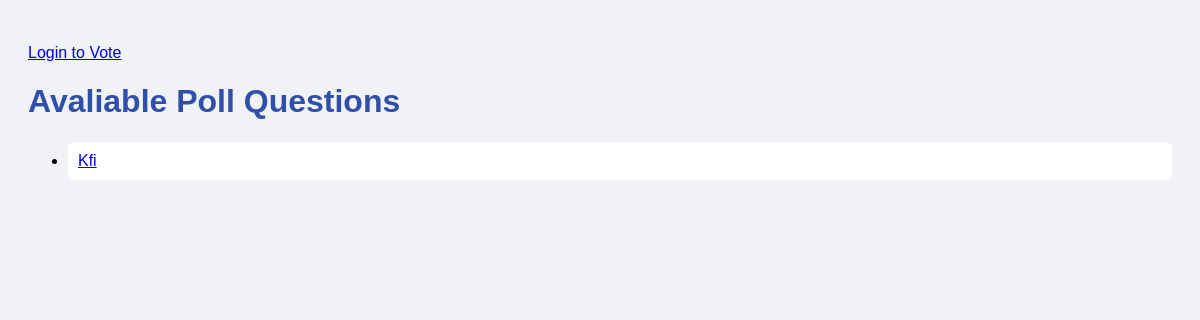
The page /polls/ on the database as committed earlier.
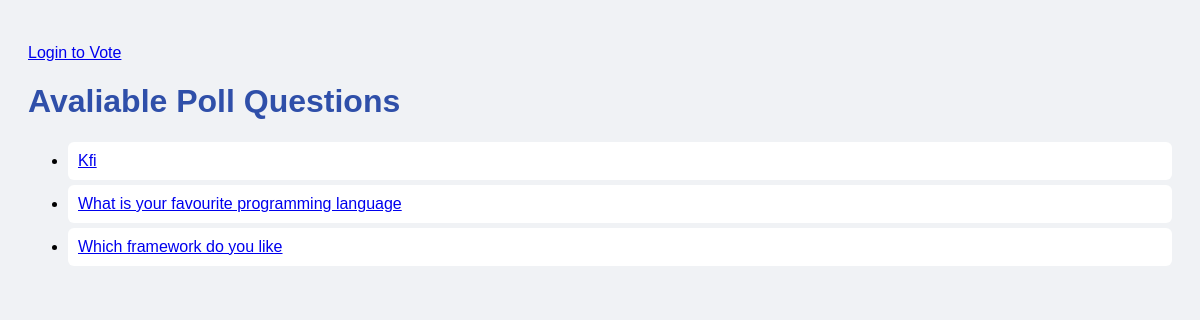
The same page on the database as committed later.
### polls/models.py (models this page shows, shortened)
class Question(models.Model):
    question_text = models.CharField(max_length=200)
    pub_date = models.DateTimeField('date published')

### polls/views.py (the view)
# urls.py: path('', views.index, name='index'),
def index(request):
    latest_questions = Question.objects.all()
    return render(request, 'polls/index.html', {'questions': latest_questions})

### polls/templates/polls/index.html (shortened to what this page needs)
{% load static %}
<!DOCTYPE html>
<html>
    <head>
        <link rel="stylesheet" href="{% static 'polls/style.css' %}">
    </head>
    <body>
        {% if user.is_authenticated %}
    <p>Welcome, {{ user.username }} | <a href="/accounts/logout/">Logout</a></p>
    {% else %}
        <p><a href="/accounts/login/">Login to Vote</a></p>
    {% endif %}
        <h1>Avaliable Poll Questions</h1>
        {% if questions %}
         <ul>
            {% for question in questions %}
            <li>
               <a href="{% url 'detail' question.id %}">{{ question.question_text }}</a>
            </li>
            {% endfor %}
        </ul>
        {% else %}
        <p>No questions available.</p>
        {% endif %}
    </body>
</html>

### polls/static/polls/style.css (style rules this page uses)
body { background-color: #f0f2f5; font-family: Ariel, sans-serif; padding: 20px; }
h1 { color: #2F4FA9; }
li { background: white; padding: 10px; margin: 5px 0; border-radius: 6px; }

Rows that differ between the two databases and show on the page:
added Question: question_text "What is your favourite programming language"
added Question: question_text "Which framework do you like"
